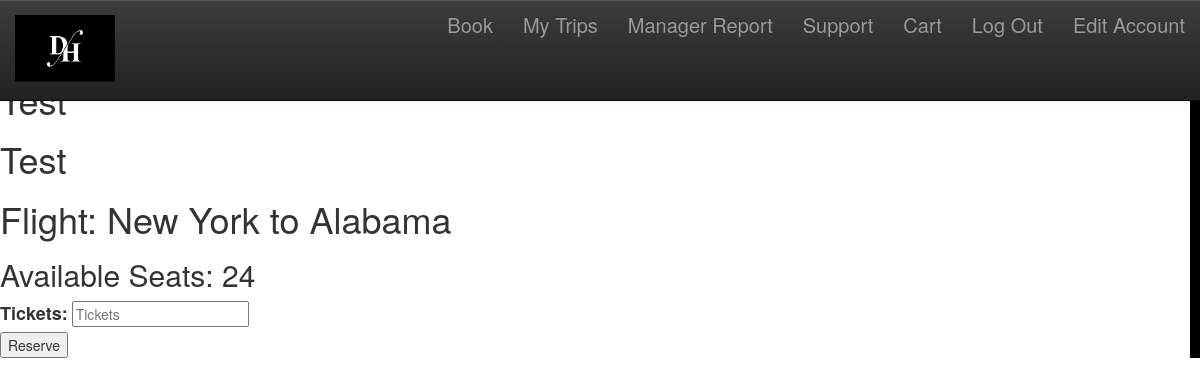
/book/flight/4/ (signed in), run on the app's committed database.
### flights/models.py (models this page shows, shortened)
class Flight(models.Model):
    origin = models.CharField(max_length=64)
    destination = models.CharField(max_length=64)
    duration = models.IntegerField()
    seats = 24

### flights/views.py (the view)
# urls.py: path('flight/<pk>/', views.FlightDetailView.as_view(), name='detailpage'),
class FlightDetailView(DetailView):
    context_object_name = 'flight_details'
    model = models.Flight
    template_name = 'flights/flight_detail.html'

### flights/templates/flights/flight_detail.html (shortened to what this page needs)
{% extends "base.html" %}
{% block content %}
<h1>Test</h1>
<h1>Test</h1>
<h1>Test</h1>
<h1>Flight: {{flight_details.origin}} to {{flight_details.destination}}</h1>
<h2>Available Seats: {{flight_details.seats}}</h2>
<form>
        <div>
                <label for="tickets" style="font-size:18px;">Tickets:</label>
            <input name="tickets" placeholder="Tickets">
        </div>
        <input type="Submit"  class="reservebutton" name="button" value="Reserve"></button>
</form>
{% endblock %}

### static/css/base.css (style rules this page uses)
body { background-size: cover ; background-repeat: no-repeat; border-right: 10px solid black; }

### data on the page
Flight: origin "New York", destination "Alabama", seats "24"
